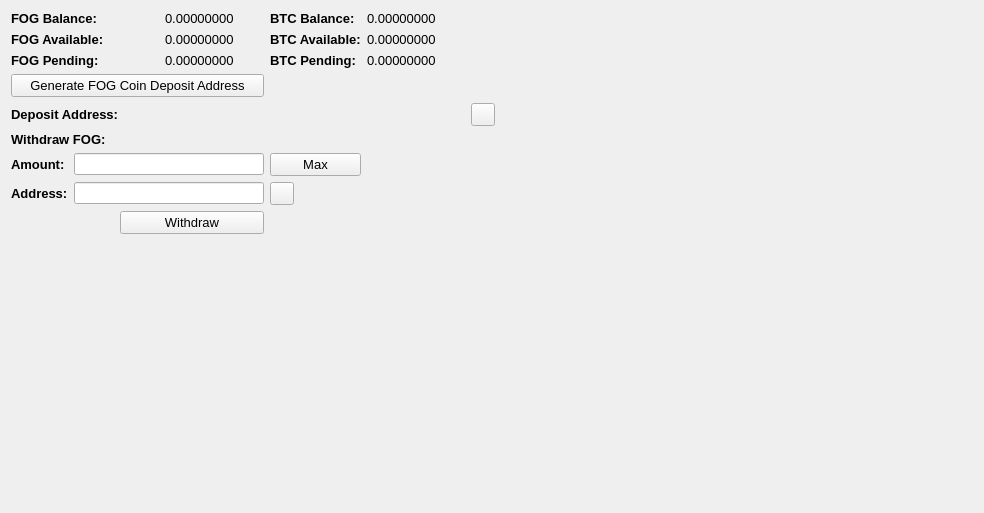
     <widget class="QWidget" name="BalanceTab">
      <attribute name="title">
       <string>Balance</string>
      </attribute>
      <layout class="QGridLayout" name="gridLayout_2">
       <item row="0" column="0" colspan="2">
        <widget class="QLabel" name="label_11">
         <property name="font">
          <font>
           <pointsize>10</pointsize>
           <weight>75</weight>
           <bold>true</bold>
          </font>
         </property>
         <property name="text">
          <string>FOG Balance:</string>
         </property>
        </widget>
       </item>
       <item row="0" column="3">
        <widget class="QLabel" name="FOGBalanceLabel">
         <property name="font">
          <font>
           <pointsize>10</pointsize>
          </font>
         </property>
         <property name="text">
          <string>0.00000000</string>
         </property>
         <property name="textInteractionFlags">
          <set>Qt::LinksAccessibleByMouse|Qt::TextSelectableByMouse</set>
         </property>
        </widget>
       </item>
       <item row="0" column="4">
        <widget class="QLabel" name="label_12">
         <property name="font">
          <font>
           <pointsize>10</pointsize>
           <weight>75</weight>
           <bold>true</bold>
          </font>
         </property>
         <property name="text">
          <string>BTC Balance:</string>
         </property>
        </widget>
       </item>
       <item row="0" column="5">
        <widget class="QLabel" name="BitcoinBalanceLabel">
         <property name="font">
          <font>
           <pointsize>10</pointsize>
          </font>
         </property>
         <property name="text">
          <string>0.00000000</string>
         </property>
         <property name="textInteractionFlags">
          <set>Qt::LinksAccessibleByMouse|Qt::TextSelectableByMouse</set>
         </property>
        </widget>
       </item>
       <item row="0" column="7" rowspan="10">
        <spacer name="horizontalSpacer_4">
         <property name="orientation">
          <enum>Qt::Horizontal</enum>
         </property>
         <property name="sizeHint" stdset="0">
          <size>
           <width>478</width>
           <height>488</height>
          </size>
         </property>
        </spacer>
       </item>
       <item row="1" column="0" colspan="2">
        <widget class="QLabel" name="label_13">
         <property name="font">
          <font>
           <pointsize>10</pointsize>
           <weight>75</weight>
           <bold>true</bold>
          </font>
         </property>
         <property name="text">
          <string>FOG Available:</string>
         </property>
        </widget>
       </item>
       <item row="1" column="3">
        <widget class="QLabel" name="FOGAvailableLabel_2">
         <property name="font">
          <font>
           <pointsize>10</pointsize>
          </font>
         </property>
         <property name="text">
          <string>0.00000000</string>
         </property>
         <property name="textInteractionFlags">
          <set>Qt::LinksAccessibleByMouse|Qt::TextSelectableByMouse</set>
         </property>
        </widget>
       </item>
       <item row="1" column="4">
        <widget class="QLabel" name="label_15">
         <property name="font">
          <font>
           <pointsize>10</pointsize>
           <weight>75</weight>
           <bold>true</bold>
          </font>
         </property>
         <property name="text">
          <string>BTC Available:</string>
         </property>
        </widget>
       </item>
       <item row="1" column="5">
        <widget class="QLabel" name="BitcoinAvailableLabel">
         <property name="font">
          <font>
           <pointsize>10</pointsize>
          </font>
         </property>
         <property name="text">
          <string>0.00000000</string>
         </property>
         <property name="textInteractionFlags">
          <set>Qt::LinksAccessibleByMouse|Qt::TextSelectableByMouse</set>
         </property>
        </widget>
       </item>
       <item row="2" column="0" colspan="2">
        <widget class="QLabel" name="label_14">
         <property name="font">
          <font>
           <pointsize>10</pointsize>
           <weight>75</weight>
           <bold>true</bold>
          </font>
         </property>
         <property name="text">
          <string>FOG Pending:</string>
         </property>
        </widget>
       </item>
       <item row="2" column="3">
        <widget class="QLabel" name="FOGPendingLabel">
         <property name="font">
          <font>
           <pointsize>10</pointsize>
          </font>
         </property>
         <property name="text">
          <string>0.00000000</string>
         </property>
         <property name="textInteractionFlags">
          <set>Qt::LinksAccessibleByMouse|Qt::TextSelectableByMouse</set>
         </property>
        </widget>
       </item>
       <item row="2" column="4">
        <widget class="QLabel" name="label_31">
         <property name="font">
          <font>
           <pointsize>10</pointsize>
           <weight>75</weight>
           <bold>true</bold>
          </font>
         </property>
         <property name="text">
          <string>BTC Pending:</string>
         </property>
        </widget>
       </item>
       <item row="2" column="5">
        <widget class="QLabel" name="BitcoinPendingLabel">
         <property name="font">
          <font>
           <pointsize>10</pointsize>
          </font>
         </property>
         <property name="text">
          <string>0.00000000</string>
         </property>
         <property name="textInteractionFlags">
          <set>Qt::LinksAccessibleByMouse|Qt::TextSelectableByMouse</set>
         </property>
        </widget>
       </item>
       <item row="3" column="0" colspan="4">
        <widget class="QPushButton" name="GenDepositBTN">
         <property name="font">
          <font>
           <pointsize>10</pointsize>
          </font>
         </property>
         <property name="text">
          <string>Generate FOG Coin Deposit Address</string>
         </property>
        </widget>
       </item>
       <item row="4" column="0" colspan="3">
        <widget class="QLabel" name="label_33">
         <property name="font">
          <font>
           <pointsize>10</pointsize>
           <weight>75</weight>
           <bold>true</bold>
          </font>
         </property>
         <property name="text">
          <string>Deposit Address:</string>
         </property>
        </widget>
       </item>
       <item row="4" column="3" colspan="3">
        <widget class="QLabel" name="DepositAddressLabel">
         <property name="minimumSize">
          <size>
           <width>300</width>
           <height>0</height>
          </size>
         </property>
         <property name="palette">
          <palette>
           <active>
            <colorrole role="WindowText">
             <brush brushstyle="SolidPattern">
              <color alpha="255">
               <red>0</red>
               <green>0</green>
               <blue>0</blue>
              </color>
             </brush>
            </colorrole>
            <colorrole role="Text">
             <brush brushstyle="SolidPattern">
              <color alpha="255">
               <red>0</red>
               <green>0</green>
               <blue>255</blue>
              </color>
             </brush>
            </colorrole>
           </active>
           <inactive>
            <colorrole role="WindowText">
             <brush brushstyle="SolidPattern">
              <color alpha="255">
               <red>0</red>
               <green>0</green>
               <blue>0</blue>
              </color>
             </brush>
            </colorrole>
            <colorrole role="Text">
             <brush brushstyle="SolidPattern">
              <color alpha="255">
               <red>0</red>
               <green>0</green>
               <blue>255</blue>
              </color>
             </brush>
            </colorrole>
           </inactive>
           <disabled>
            <colorrole role="WindowText">
             <brush brushstyle="SolidPattern">
              <color alpha="255">
               <red>120</red>
               <green>120</green>
               <blue>120</blue>
              </color>
             </brush>
            </colorrole>
            <colorrole role="Text">
             <brush brushstyle="SolidPattern">
              <color alpha="255">
               <red>120</red>
               <green>120</green>
               <blue>120</blue>
              </color>
             </brush>
            </colorrole>
           </disabled>
          </palette>
         </property>
         <property name="font">
          <font>
           <pointsize>10</pointsize>
           <weight>75</weight>
           <bold>true</bold>
          </font>
         </property>
         <property name="text">
          <string/>
         </property>
         <property name="alignment">
          <set>Qt::AlignRight|Qt::AlignTrailing|Qt::AlignVCenter</set>
         </property>
         <property name="textInteractionFlags">
          <set>Qt::LinksAccessibleByMouse|Qt::TextSelectableByKeyboard|Qt::TextSelectableByMouse</set>
         </property>
        </widget>
       </item>
       <item row="4" column="6">
        <widget class="QToolButton" name="DepositCopyButton">
         <property name="toolTip">
          <string>Copy to clipboard</string>
         </property>
         <property name="text">
          <string/>
         </property>
         <property name="icon">
          <iconset resource="../bitcoin.qrc">
           <normaloff>:/icons/editcopy</normaloff>:/icons/editcopy</iconset>
         </property>
         <property name="shortcut">
          <string>Alt+P</string>
         </property>
        </widget>
       </item>
       <item row="5" column="0" colspan="2">
        <widget class="QLabel" name="label_34">
         <property name="font">
          <font>
           <pointsize>10</pointsize>
           <weight>75</weight>
           <bold>true</bold>
          </font>
         </property>
         <property name="text">
          <string>Withdraw FOG:</string>
         </property>
        </widget>
       </item>
       <item row="6" column="0">
        <widget class="QLabel" name="label_26">
         <property name="font">
          <font>
           <pointsize>10</pointsize>
           <weight>75</weight>
           <bold>true</bold>
          </font>
         </property>
         <property name="text">
          <string>Amount:</string>
         </property>
        </widget>
       </item>
       <item row="6" column="1" colspan="3">
        <widget class="QLineEdit" name="WithdrawUnitsInput">
         <property name="font">
          <font>
           <pointsize>9</pointsize>
           <weight>75</weight>
           <bold>true</bold>
          </font>
         </property>
         <property name="text">
          <string/>
         </property>
        </widget>
       </item>
       <item row="6" column="4">
        <widget class="QPushButton" name="Withdraw_Max_Amount">
         <property name="font">
          <font>
           <pointsize>10</pointsize>
          </font>
         </property>
         <property name="text">
          <string>Max</string>
         </property>
        </widget>
       </item>
       <item row="7" column="0">
        <widget class="QLabel" name="label_10">
         <property name="font">
          <font>
           <pointsize>10</pointsize>
           <weight>75</weight>
           <bold>true</bold>
          </font>
         </property>
         <property name="text">
          <string>Address:</string>
         </property>
        </widget>
       </item>
       <item row="7" column="1" colspan="3">
        <widget class="QLineEdit" name="WithdrawAddress">
         <property name="font">
          <font>
           <pointsize>9</pointsize>
           <weight>75</weight>
           <bold>true</bold>
          </font>
         </property>
        </widget>
       </item>
       <item row="7" column="4">
        <widget class="QToolButton" name="WithdrawPasteButton">
         <property name="toolTip">
          <string>Paste from clipboard</string>
         </property>
         <property name="text">
          <string/>
         </property>
         <property name="icon">
          <iconset resource="../bitcoin.qrc">
           <normaloff>:/icons/editpaste</normaloff>:/icons/editpaste</iconset>
         </property>
         <property name="shortcut">
          <string>Alt+P</string>
         </property>
        </widget>
       </item>
       <item row="8" column="2" colspan="2">
        <widget class="QPushButton" name="WithdrawUnitsBtn">
         <property name="font">
          <font>
           <pointsize>10</pointsize>
          </font>
         </property>
         <property name="text">
          <string>Withdraw</string>
         </property>
        </widget>
       </item>
       <item row="9" column="0" colspan="6">
        <spacer name="verticalSpacer">
         <property name="orientation">
          <enum>Qt::Vertical</enum>
         </property>
         <property name="sizeHint" stdset="0">
          <size>
           <width>428</width>
           <height>262</height>
          </size>
         </property>
        </spacer>
       </item>
      </layout>
      <zorder>label_31</zorder>
      <zorder>label_15</zorder>
      <zorder>label_12</zorder>
      <zorder>label_14</zorder>
      <zorder>label_13</zorder>
      <zorder>label_11</zorder>
      <zorder>BitcoinBalanceLabel</zorder>
      <zorder>FOGBalanceLabel</zorder>
      <zorder>FOGAvailableLabel_2</zorder>
      <zorder>FOGPendingLabel</zorder>
      <zorder>BitcoinAvailableLabel</zorder>
      <zorder>BitcoinPendingLabel</zorder>
      <zorder>label_33</zorder>
      <zorder>GenDepositBTN</zorder>
      <zorder>DepositAddressLabel</zorder>
      <zorder>Withdraw_Max_Amount</zorder>
      <zorder>label_34</zorder>
      <zorder>WithdrawUnitsInput</zorder>
      <zorder>label_10</zorder>
      <zorder>label_26</zorder>
      <zorder>WithdrawAddress</zorder>
      <zorder>WithdrawUnitsBtn</zorder>
      <zorder>horizontalSpacer_4</zorder>
      <zorder>verticalSpacer</zorder>
      <zorder>WithdrawPasteButton</zorder>
      <zorder>DepositCopyButton</zorder>
     </widget>
